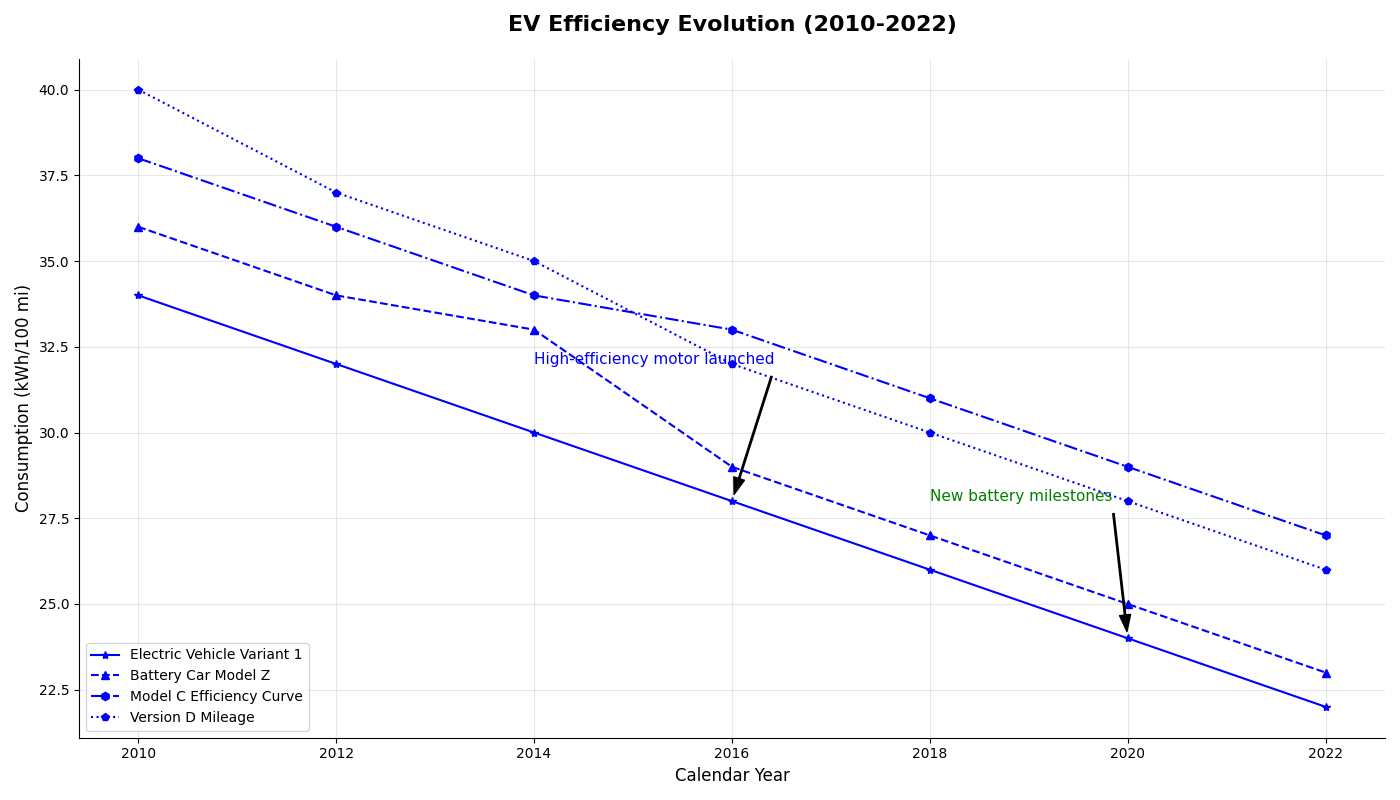

Source code (Python):
import matplotlib.pyplot as plt
import numpy as np

years = np.array([2010, 2012, 2014, 2016, 2018, 2020, 2022])

efficiency_model_A = np.array([34, 32, 30, 28, 26, 24, 22])
efficiency_model_B = np.array([36, 34, 33, 29, 27, 25, 23])
efficiency_model_C = np.array([38, 36, 34, 33, 31, 29, 27])
efficiency_model_D = np.array([40, 37, 35, 32, 30, 28, 26])

plt.figure(figsize=(14, 8))
common_color = 'blue'
plt.plot(years, efficiency_model_A, '*-', label='Electric Vehicle Variant 1', color=common_color)
plt.plot(years, efficiency_model_B, '^--', label='Battery Car Model Z', color=common_color)
plt.plot(years, efficiency_model_C, 'h-.', label='Model C Efficiency Curve', color=common_color)
plt.plot(years, efficiency_model_D, 'p:', label='Version D Mileage', color=common_color)

plt.title('EV Efficiency Evolution (2010-2022)', fontsize=16, fontweight='bold', pad=20)
plt.xlabel('Calendar Year', fontsize=12)
plt.ylabel('Consumption (kWh/100 mi)', fontsize=12)

plt.annotate('High-efficiency motor launched', 
             xy=(2016, 28), xytext=(2014, 32), 
             arrowprops=dict(facecolor='black', shrink=0.05, width=1, headwidth=8),
             fontsize=11, color='blue')
plt.annotate('New battery milestones', 
             xy=(2020, 24), xytext=(2018, 28), 
             arrowprops=dict(facecolor='black', shrink=0.05, width=1, headwidth=8),
             fontsize=11, color='green')

plt.grid(linestyle='-', alpha=0.3)
plt.legend(loc='lower left', fontsize=10, frameon=True)
plt.gca().spines['top'].set_visible(False)
plt.gca().spines['right'].set_visible(False)

plt.tight_layout()
plt.show()
